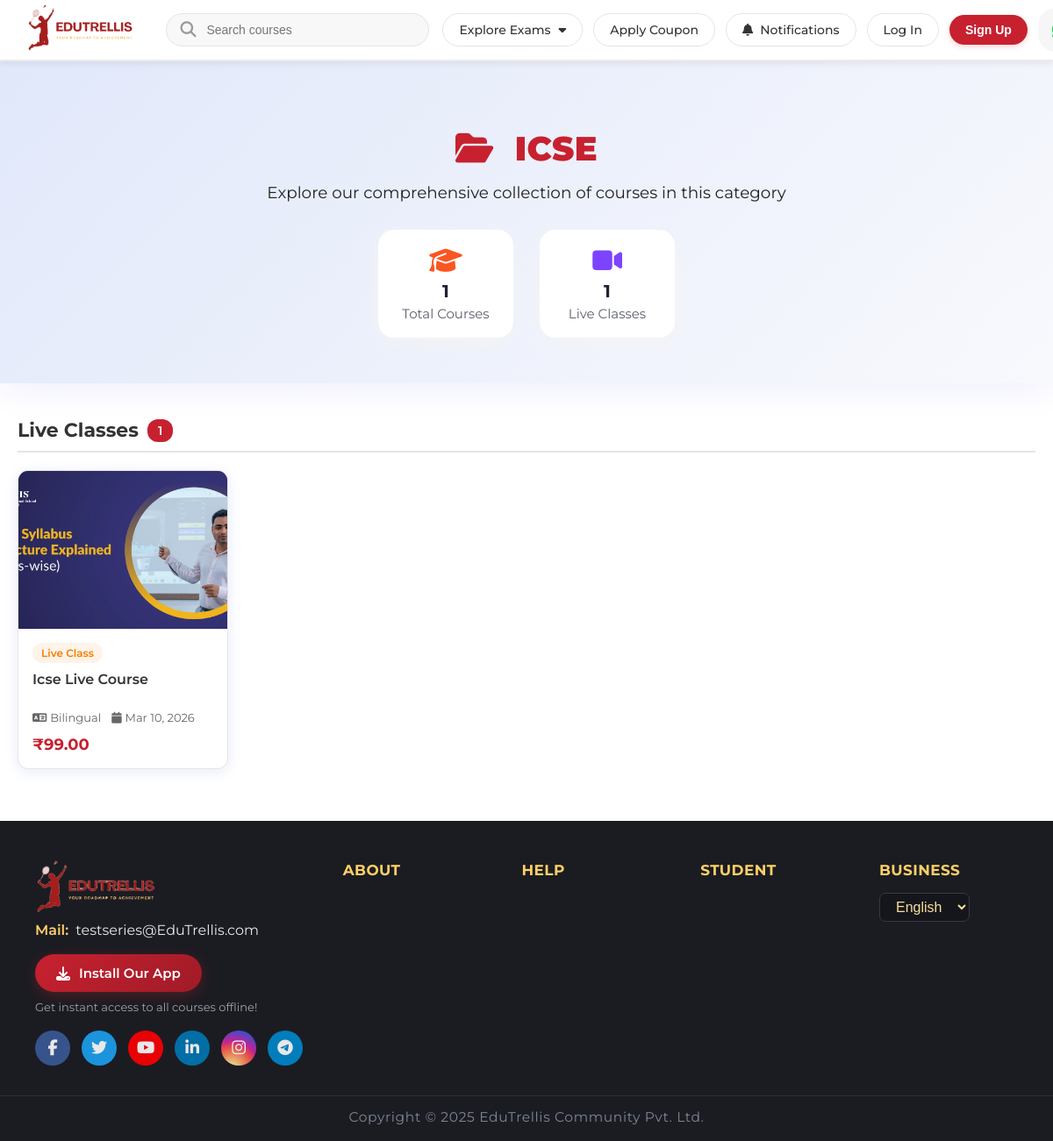
The page /category/icse/ on the database its author committed.
### adminpanel/models.py (models this page shows, shortened)
class NavbarSettings(models.Model):
    CONTACT_TYPE_CHOICES = [
        ('whatsapp', 'WhatsApp'),
        ('call', 'Phone Call'),
    ]
    logo = models.ImageField(upload_to='navbar/', blank=True, null=True, help_text="Website logo")
    favicon = models.ImageField(upload_to='navbar/favicon/', blank=True, null=True, help_text="Website favicon (16x16 or 32x32 px)")
    contact_number = models.CharField(max_length=20, default="7905817391", help_text="Contact phone number")
    contact_hours = models.CharField(max_length=50, default="(10 AM to 7 PM)", help_text="Contact hours")
    contact_type = models.CharField(max_length=10, choices=CONTACT_TYPE_CHOICES, default='whatsapp', help_text="Contact method type")
    search_placeholder = models.CharField(max_length=100, default="Search courses", help_text="Search box placeholder text")
    is_active = models.BooleanField(default=True)
    updated_at = models.DateTimeField(auto_now=True)
    class Meta:
        verbose_name = "Navbar Settings"
        verbose_name_plural = "Navbar Settings"
    def get_contact_url(self):
        clean_number = ''.join(filter(str.isdigit, self.contact_number))
        if self.contact_type == 'whatsapp':
            return f"https://wa.me/91{clean_number}?text=Hello%2C%20I%20would%20like%20to%20know%20more%20about%20your%20courses"
        else:
            return f"tel:+91{clean_number}"
    def get_contact_icon(self):
        return 'fab fa-whatsapp' if self.contact_type == 'whatsapp' else 'fa fa-phone'

class FooterSettings(models.Model):
    logo = models.ImageField(upload_to='footer/', blank=True, null=True, help_text="Footer logo image")
    email = models.EmailField(default="testseries@edugorilla.com", help_text="Contact email")
    copyright_text = models.CharField(max_length=200, default="Copyright © 2025 EduGorilla Community Pvt. Ltd.")
    google_play_url = models.URLField(blank=True, default="https://play.google.com/store/apps", help_text="Google Play Store URL")
    app_store_url = models.URLField(blank=True, default="https://apps.apple.com/app", help_text="Apple App Store URL")
    facebook_url = models.URLField(blank=True, default="https://facebook.com/edugorilla")
    twitter_url = models.URLField(blank=True, default="https://twitter.com/edugorilla")
    youtube_url = models.URLField(blank=True, default="https://youtube.com/edugorilla")
    linkedin_url = models.URLField(blank=True, default="https://linkedin.com/company/edugorilla")
    instagram_url = models.URLField(blank=True, default="https://instagram.com/edugorilla")
    telegram_url = models.URLField(blank=True, default="https://t.me/edugorilla")
    is_active = models.BooleanField(default=True)
    updated_at = models.DateTimeField(auto_now=True)
    class Meta:
        verbose_name = "Footer Settings"
        verbose_name_plural = "Footer Settings"

### video_courses/models.py (models this page shows, shortened)
class TimestampedModel(models.Model):
    created_at = models.DateTimeField(auto_now_add=True)
    updated_at = models.DateTimeField(auto_now=True)
    class Meta:
        abstract = True

class Category(TimestampedModel):
    name = models.CharField(max_length=120, unique=True)
    slug = models.SlugField(max_length=140, unique=True, blank=True)
    description = models.TextField(blank=True)
    class Meta:
        ordering = ["name"]

### live_class/models.py (models this page shows, shortened)
class LiveClassCourse(models.Model):
    name = models.CharField(max_length=220, unique=True)
    language = models.CharField(max_length=64)
    original_price = models.DecimalField(max_digits=10, decimal_places=2)
    current_price = models.DecimalField(max_digits=10, decimal_places=2)
    is_free = models.BooleanField(default=False, help_text="Check if this is a free course")
    banner_image_desktop = models.ImageField(upload_to='live_courses/banner_desktop/', blank=True, null=True)
    banner_image_mobile = models.ImageField(upload_to='live_courses/banner_mobile/', blank=True, null=True)
    start_date = models.DateField()
    end_date = models.DateField()
    about = models.TextField(blank=True)
    category = models.ForeignKey(
        Category,
        on_delete=models.SET_NULL,
        null=True,
        blank=True,
        related_name='live_class_courses',
        verbose_name='Category'
    )
    is_active = models.BooleanField(default=True)
    created_at = models.DateTimeField(auto_now_add=True)
    class Meta:
        ordering = ['-created_at']

### base/views.py (the view)
# urls.py: path('category/<slug:slug>/', views.category_detail, name='category_detail'),
def category_detail(request, slug):
    category = get_object_or_404(Category, slug=slug)
    video_courses = VideoCourse.objects.filter(
        category=category
    ).order_by('-created_at')
    live_courses = LiveClassCourse.objects.filter(
        category=category,
        is_active=True
    ).order_by('-created_at')
    test_series = TestSeries.objects.filter(
        category=category,
        is_active=True
    ).order_by('-created_at')
    elibrary_courses = ELibraryCourse.objects.filter(
        category=category,
        is_active=True
    ).order_by('-created_at')
    total_courses = (
        video_courses.count() +
        live_courses.count() +
        test_series.count() +
        elibrary_courses.count()
    )
    context = {
        'category': category,
        'video_courses': video_courses,
        'live_courses': live_courses,
        'test_series': test_series,
        'elibrary_courses': elibrary_courses,
        'total_courses': total_courses,
    }
    return render(request, 'category_detail.html', context)

### base/templates/category_detail.html (shortened to what this page needs)
{% extends 'base.html' %}
{% load static %}
{% block content %}
<div class="category-hero">
    <h1><i class="fa fa-folder-open"></i> {{ category.name }}</h1>
    <p>{{ category.description|default:"Explore our comprehensive collection of courses in this category" }}</p>
    <div class="category-stats">
        <div class="stat-item">
            <i class="fa fa-graduation-cap"></i>
            <div>
                <div class="stat-number">{{ total_courses }}</div>
                <div class="stat-label">Total Courses</div>
            </div>
        </div>
        {% if live_courses.count > 0 %}
        <div class="stat-item">
            <i class="fa fa-video-camera"></i>
            <div>
                <div class="stat-number">{{ live_courses.count }}</div>
                <div class="stat-label">Live Classes</div>
            </div>
        </div>
        {% endif %}
    </div>
</div>
<div class="category-content">
    {% if total_courses > 0 %}
        {% if live_courses %}
        <div class="results-section">
            <div class="section-header">
                <h2>Live Classes</h2>
                <span class="section-count">{{ live_courses.count }}</span>
            </div>
            <div class="course-grid">
                {% for course in live_courses %}
                <a href="{% url 'live_class_detail' course.pk %}" class="course-card">
                    {% if course.banner_image_desktop %}
                        <img src="{{ course.banner_image_desktop.url }}"
                             alt="{{ course.name }}"
                             class="course-thumbnail"
                             loading="lazy"
                             onerror="this.style.background='linear-gradient(135deg, #f57c00 0%, #ff9800 100%)'; this.style.display='flex'; this.style.alignItems='center'; this.style.justifyContent='center'; this.innerHTML='<i class=\'fa fa-video-camera\' style=\'font-size:64px;color:white;opacity:0.9\'></i>'; this.onerror=null;">
                    {% else %}
                        <div class="course-thumbnail" style="background: linear-gradient(135deg, #f57c00 0%, #ff9800 100%); display: flex; align-items: center; justify-content: center;">
                            <i class="fa fa-video-camera" style="font-size: 64px; color: white; opacity: 0.9;"></i>
                        </div>
                    {% endif %}
                    <div class="course-content">
                        <span class="course-type-badge" style="background: #fef3e8; color: #f57c00;">Live Class</span>
                        <h3 class="course-title">{{ course.name }}</h3>
                        <div class="course-meta">
                            {% if course.language %}
                            <span><i class="fa fa-language"></i> {{ course.language }}</span>
                            {% endif %}
                            {% if course.start_date %}
                            <span><i class="fa fa-calendar"></i> {{ course.start_date|date:"M d, Y" }}</span>
                            {% endif %}
                        </div>
                        <div class="course-price">₹{{ course.current_price }}</div>
                    </div>
                </a>
                {% endfor %}
            </div>
        </div>
        {% endif %}
    {% endif %}
</div>
{% endblock %}

### base/templates/navbar.html (shortened to what this page needs)
{% load static %}
<div class="main-navbar">
    <div class="navbar-logo-wrapper">
        <a href="{% url 'home' %}">
            {% if navbar_settings and navbar_settings.logo %}
                <img src="{{ navbar_settings.logo.url }}" alt="Logo">
            {% else %}
                <img src="{% static 'img/mainlogo.png' %}" alt="Logo">
            {% endif %}
        </a>
    </div>
    <div class="navbar-search-box">
        <input
            type="text"
            id="navbarSearchInput"
            placeholder="{% if navbar_settings %}{{ navbar_settings.search_placeholder }}{% else %}Search courses...{% endif %}"
            autocomplete="off"
        >
    </div>
    <div class="navbar-actions-wrapper">
        <div class="navbar-dropdown">
            <button class="navbar-link-btn">Explore Exams <span class="fa fa-caret-down"></span></button>
        </div>
        <button class="navbar-link-btn" id="openCouponModalBtn" type="button">Apply Coupon</button>
        <div class="navbar-notification-wrapper">
            <button class="navbar-notification-btn" id="notificationBtn">
                <i class="fa fa-bell"></i>
                <span>Notifications</span>
            </button>
        </div>
        {% if user.is_authenticated %}
        <div class="navbar-dropdown navbar-user-dropdown">
            <button class="navbar-link-btn navbar-user-profile-btn">
                {% if request.user.profile_image and request.user.profile_image.name %}
                    <img src="{{ request.user.profile_image.url }}" class="navbar-user-avatar" alt="Profile">
                {% else %}
                    <img src="{% static 'img/default-avatar.png' %}" class="navbar-user-avatar" alt="Profile">
                {% endif %}
                Welcome, {{ user.first_name|default:"User" }}
                <span class="fa fa-caret-down"></span>
            </button>
            <div class="navbar-dropdown-content user-menu">
                <a href="{% url 'profile_edit' %}">
                    <i class="fa fa-user"></i> Edit Profile
                </a>
                <a href="{% url 'my_purchases' %}">
                    <i class="fa fa-shopping-bag"></i> My Purchases
                </a>
                <a href="#" id="viewCouponsBtn">
                    <i class="fa fa-ticket"></i> My Coupons
                </a>
                {% if user.is_staff or user.is_superuser %}
                    <a href="{% url 'admindashboard' %}">
                        <i class="fa fa-dashboard"></i> Admin Dashboard
                    </a>
                {% endif %}
                <a href="{% url 'logout_user' %}">
                    <i class="fa fa-sign-out"></i> Log Out
                </a>
            </div>
        </div>
        {% else %}
        <a href="{% url 'login' %}" class="navbar-login-btn">Log In</a>
        <button class="navbar-signup-btn" onclick="window.location.href='{% url 'signup' %}'">Sign Up</button>
        {% endif %}
        {% if navbar_settings %}
            <a href="{{ navbar_settings.get_contact_url }}"
               class="navbar-phone-link"
               target="_blank"
               rel="noopener noreferrer">
            </a>
        {% endif %}
    </div>
</div>

### adminpanel/templates/components/footer_section.html (shortened to what this page needs)
{% if footer_settings %}
<footer class="footer">
    <div class="footer-inner">
        <div class="footer-logo-col">
            <div class="footer-logo-row">
                {% if footer_settings.logo %}
                    <img src="{{ footer_settings.logo.url }}" alt="Footer Logo" class="footer-logo-img">
                {% else %}
                    {% load static %}
                {% endif %}
            </div>
            <div class="footer-mail-row">
                <span class="footer-mail-label">Mail:</span>
                <a href="mailto:{{ footer_settings.email }}" class="footer-mail">{{ footer_settings.email }}</a>
            </div>
            <div class="footer-install-container">
                <button id="footer-install-pwa-btn" class="footer-install-btn">
                    <i class="fa fa-download"></i>
                    <span>Install Our App</span>
                </button>
                <p class="footer-install-description">Get instant access to all courses offline!</p>
            </div>
            <div class="footer-social-row">
                {% if footer_settings.facebook_url %}
                    <a href="{{ footer_settings.facebook_url }}" class="footer-social social-facebook" title="Facebook" target="_blank" rel="noopener noreferrer">
                        <i class="fab fa-facebook-f"></i>
                    </a>
                {% endif %}
                {% if footer_settings.twitter_url %}
                    <a href="{{ footer_settings.twitter_url }}" class="footer-social social-twitter" title="Twitter" target="_blank" rel="noopener noreferrer">
                        <i class="fab fa-twitter"></i>
                    </a>
                {% endif %}
                {% if footer_settings.youtube_url %}
                    <a href="{{ footer_settings.youtube_url }}" class="footer-social social-youtube" title="YouTube" target="_blank" rel="noopener noreferrer">
                        <i class="fab fa-youtube"></i>
                    </a>
                {% endif %}
                {% if footer_settings.linkedin_url %}
                    <a href="{{ footer_settings.linkedin_url }}" class="footer-social social-linkedin" title="LinkedIn" target="_blank" rel="noopener noreferrer">
                        <i class="fab fa-linkedin-in"></i>
                    </a>
                {% endif %}
                {% if footer_settings.instagram_url %}
                    <a href="{{ footer_settings.instagram_url }}" class="footer-social social-instagram" title="Instagram" target="_blank" rel="noopener noreferrer">
                        <i class="fab fa-instagram"></i>
                    </a>
                {% endif %}
                {% if footer_settings.telegram_url %}
                    <a href="{{ footer_settings.telegram_url }}" class="footer-social social-telegram" title="Telegram" target="_blank" rel="noopener noreferrer">
                        <i class="fab fa-telegram-plane"></i>
                    </a>
                {% endif %}
            </div>
        </div>
        {% for section_key, section_name in footer_sections %}
            <div class="footer-links-col">
                <h4>{{ section_name }}</h4>
                {% if section_key == 'business' %}
                    <div class="footer-language">
                        <select class="footer-selectbox" aria-label="Select Language">
                            <option>English</option>
                        </select>
                    </div>
                {% endif %}
            </div>
        {% endfor %}
    </div>
    <div class="footer-legal">
        {{ footer_settings.copyright_text }}
    </div>
</footer>
{% endif %}

### rows shown on the page
NavbarSettings: logo (picture), search_placeholder "Search courses"
Category: name "ICSE", description "Explore our comprehensive collection of courses in this category"
LiveClassCourse: banner_image_desktop (picture), name "Icse Live Course", language "Bilingual", start_date "Mar 10, 2026", current_price "99.00"
FooterSettings: logo (picture), email "testseries@EduTrellis.com", copyright_text "Copyright © 2025 EduTrellis Community Pvt. Ltd."

### other values the page prints
{{ total_courses }} "1"
{{ live_courses.count }} "1"
{{ section_name }} "ABOUT" "HELP" "STUDENT" "BUSINESS"
